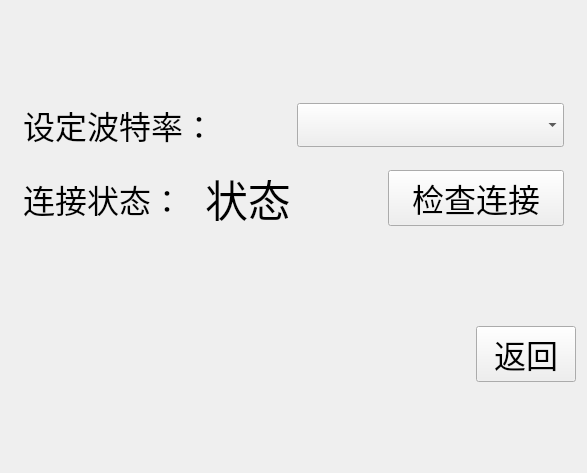
<?xml version="1.0" encoding="UTF-8"?>
<ui version="4.0">
 <class>SerialPortWidget</class>
 <widget class="QWidget" name="SerialPortWidget">
  <property name="geometry">
   <rect>
    <x>0</x>
    <y>0</y>
    <width>587</width>
    <height>473</height>
   </rect>
  </property>
  <property name="sizePolicy">
   <sizepolicy hsizetype="Preferred" vsizetype="Preferred">
    <horstretch>0</horstretch>
    <verstretch>0</verstretch>
   </sizepolicy>
  </property>
  <property name="windowTitle">
   <string>Form</string>
  </property>
  <layout class="QVBoxLayout" name="verticalLayout_2" stretch="3,1">
   <item>
    <layout class="QVBoxLayout" name="verticalLayout">
     <property name="leftMargin">
      <number>6</number>
     </property>
     <property name="topMargin">
      <number>6</number>
     </property>
     <property name="rightMargin">
      <number>6</number>
     </property>
     <property name="bottomMargin">
      <number>6</number>
     </property>
     <item>
      <layout class="QHBoxLayout" name="horizontalLayout_2">
       <property name="leftMargin">
        <number>6</number>
       </property>
       <property name="topMargin">
        <number>6</number>
       </property>
       <property name="rightMargin">
        <number>6</number>
       </property>
       <property name="bottomMargin">
        <number>6</number>
       </property>
       <item>
        <widget class="QLabel" name="textLabel1">
         <property name="font">
          <font>
           <pointsize>24</pointsize>
          </font>
         </property>
         <property name="text">
          <string>设定波特率：</string>
         </property>
        </widget>
       </item>
       <item>
        <widget class="QComboBox" name="BaudRateBox">
         <property name="font">
          <font>
           <pointsize>24</pointsize>
          </font>
         </property>
        </widget>
       </item>
      </layout>
     </item>
     <item>
      <layout class="QHBoxLayout" name="horizontalLayout">
       <property name="leftMargin">
        <number>6</number>
       </property>
       <property name="topMargin">
        <number>6</number>
       </property>
       <property name="rightMargin">
        <number>6</number>
       </property>
       <property name="bottomMargin">
        <number>6</number>
       </property>
       <item>
        <widget class="QLabel" name="textLabel2">
         <property name="font">
          <font>
           <pointsize>24</pointsize>
          </font>
         </property>
         <property name="text">
          <string>连接状态：</string>
         </property>
        </widget>
       </item>
       <item>
        <widget class="QLabel" name="connectFeedBackLabel">
         <property name="font">
          <font>
           <pointsize>32</pointsize>
          </font>
         </property>
         <property name="text">
          <string>状态</string>
         </property>
        </widget>
       </item>
       <item>
        <widget class="QPushButton" name="checkConnectButton">
         <property name="font">
          <font>
           <pointsize>24</pointsize>
          </font>
         </property>
         <property name="text">
          <string>检查连接</string>
         </property>
        </widget>
       </item>
      </layout>
     </item>
    </layout>
   </item>
   <item>
    <widget class="QPushButton" name="backButton">
     <property name="sizePolicy">
      <sizepolicy hsizetype="Fixed" vsizetype="Fixed">
       <horstretch>0</horstretch>
       <verstretch>0</verstretch>
      </sizepolicy>
     </property>
     <property name="minimumSize">
      <size>
       <width>100</width>
       <height>0</height>
      </size>
     </property>
     <property name="font">
      <font>
       <pointsize>24</pointsize>
      </font>
     </property>
     <property name="layoutDirection">
      <enum>Qt::RightToLeft</enum>
     </property>
     <property name="text">
      <string>返回</string>
     </property>
    </widget>
   </item>
  </layout>
 </widget>
 <resources/>
 <connections/>
</ui>
